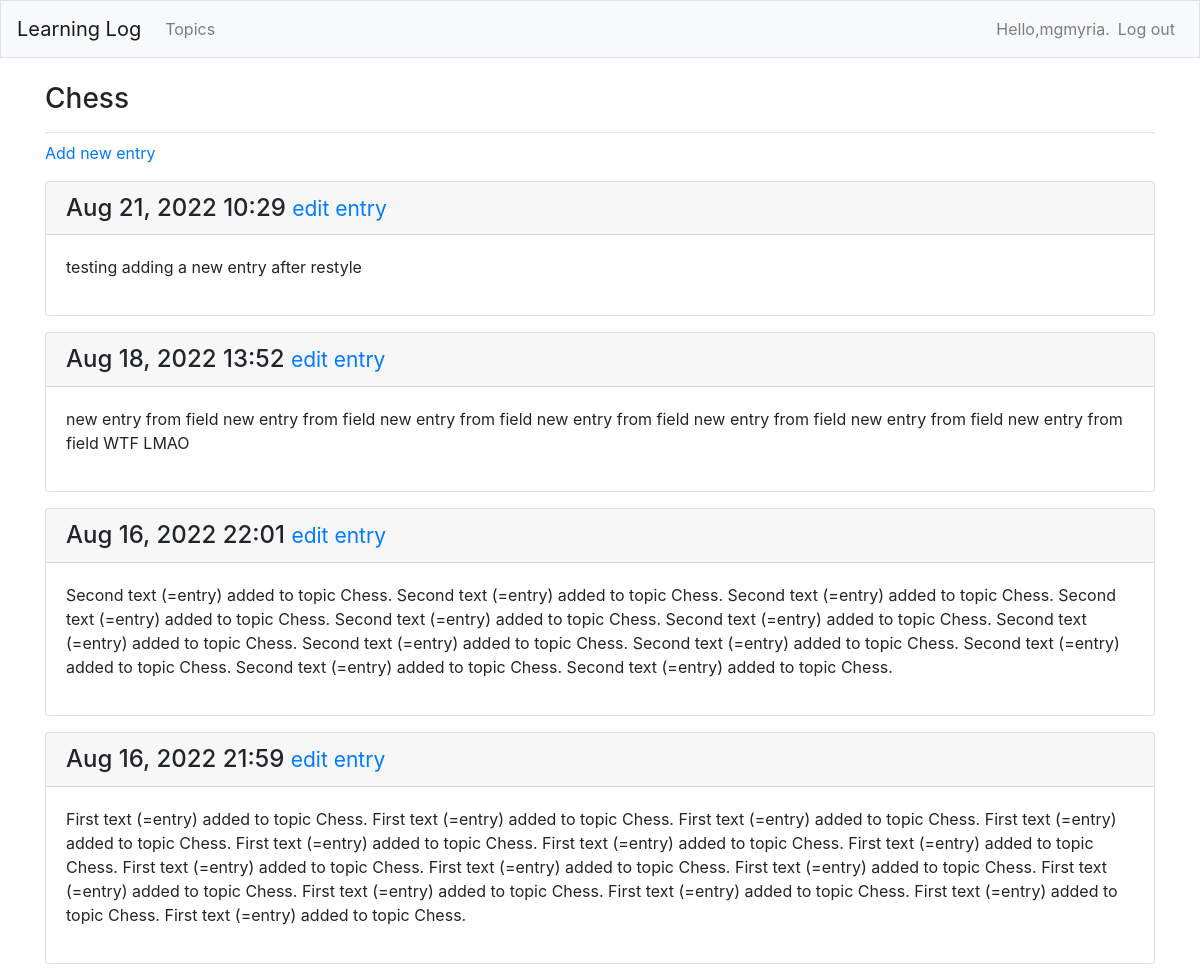
The app's page /ll/topics/1/ (signed in), older data.
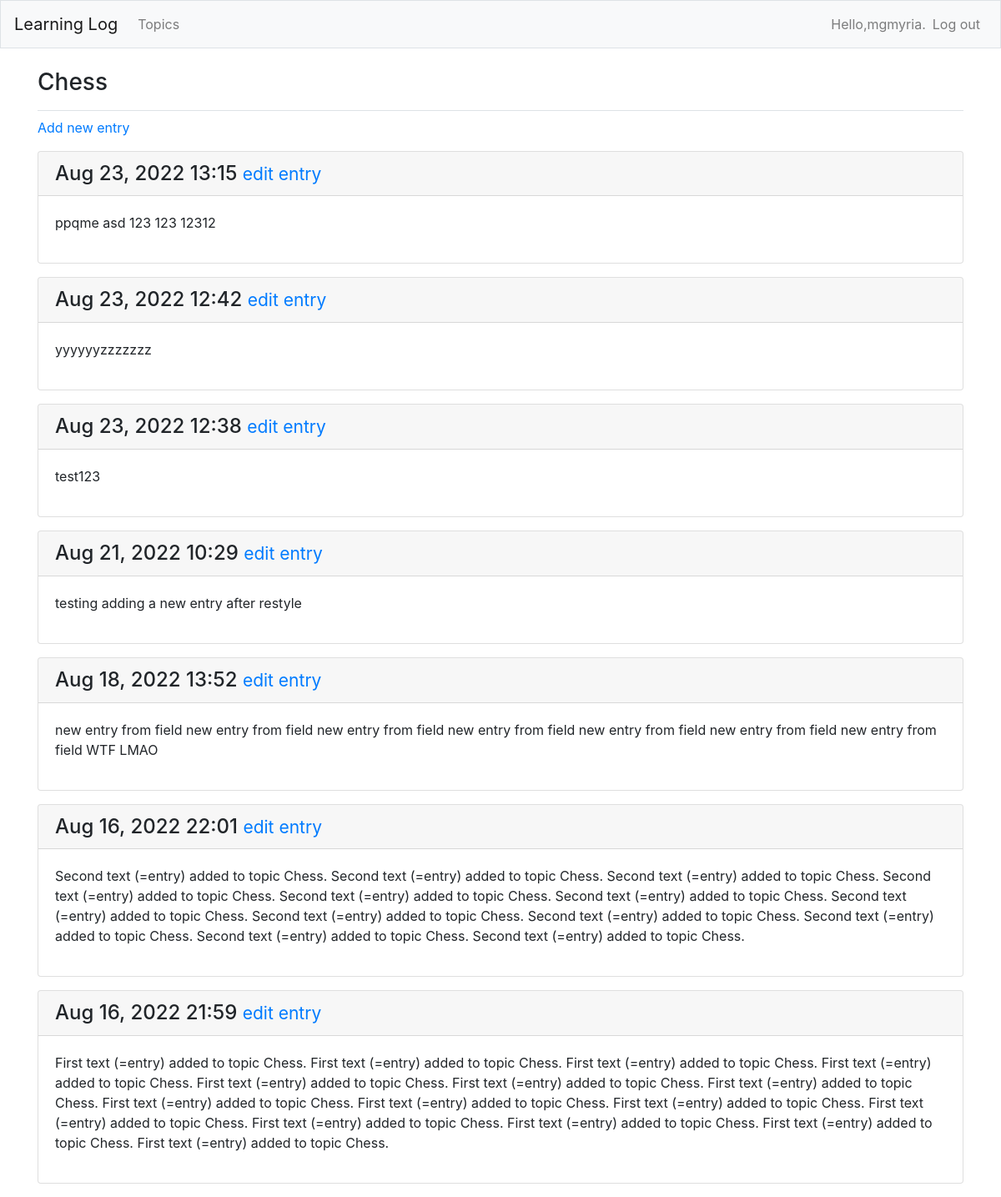
The same page, newer data.
### learning_logs/models.py (models this page shows, shortened)
class Entry(models.Model):
    topic = models.ForeignKey(Topic, on_delete=models.CASCADE)
    text = models.TextField()
    date_added = models.DateTimeField(auto_now_add=True)
    class Meta:
        verbose_name_plural = 'entries'

### learning_logs/views.py (the view)
# urls.py: path('topics/<int:topic_id>/', views.topic, name='topic'),
@login_required
def topic(request, topic_id):
    topic = get_object_or_404(Topic, id=topic_id)
    if topic.owner != request.user:
        raise Http404
    entries = topic.entry_set.order_by('-date_added')
    context = {'topic': topic, 'entries': entries}
    return render(request, 'learning_logs/topic.html', context)

### learning_logs/models.py (called while the page is built)
    def __str__(self):
        return self.text

### learning_logs/templates/learning_logs/topic.html
{% extends "learning_logs/base.html" %}
{% block page_header %}
  <h3>{{ topic }}</h3>
{% endblock page_header %}
{% block content %}
  <p>
    <a href="{% url 'learning_logs:new_entry' topic.id %}">Add new entry</a>
  </p>
{% for entry in entries %}
  <div class="card mb-3">
    <h4 class="card-header">
      {{ entry.date_added|date:'M d, Y H:i' }}
      <small><a href="{% url 'learning_logs:edit_entry' entry.id %}">edit entry</a> </small>
    </h4>
    <div class="card-body">
      {{ entry.text|linebreaks }}
    </div>
  </div>
{% empty %}
  <p>There are no entries for this topic yet.</p>
{% endfor %}
{% endblock content %}

Row changes from the older to the newer data that the page shows:
added Entry: date_added "Aug 23, 2022 13:15", text "ppqme asd 123 123 12312"
added Entry: date_added "Aug 23, 2022 12:42", text "yyyyyyzzzzzzz"
added Entry: date_added "Aug 23, 2022 12:38", text "test123"
